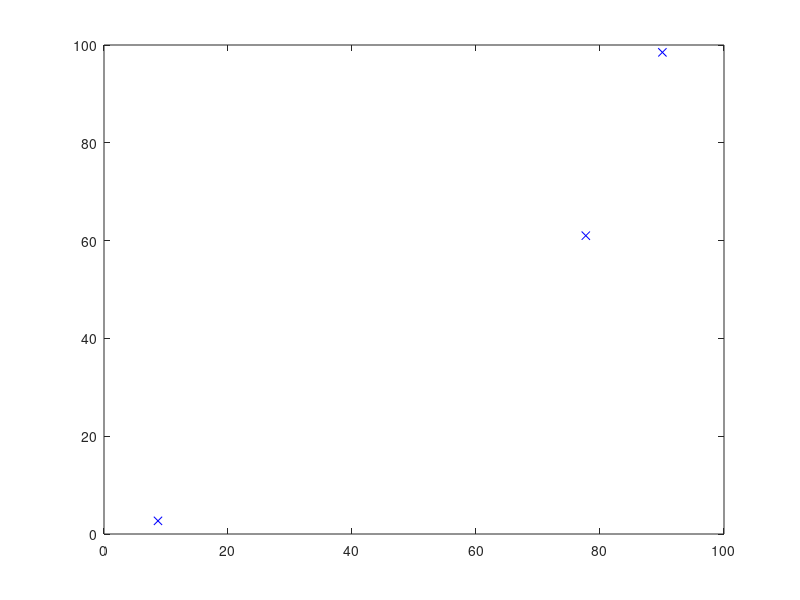

This chart was generated by the following MATLAB code: (Note: this script raises an error after producing the figure.)
clc
clear

points = rand(3,2)*100;
figure
plot(points(:,1),points(:,2),'bx')
hold on

[r,x,y] = smallest_circle_passing_3p(points(1,:),points(2,:),points(3,:));
rectangle('Position',[x-r,y-r,2*r,2*r],'Curvature',[1,1],'linewidth',1,'EdgeColor', 'r'),axis equal
[r,x,y] = circle_2p([0 0],[2 2]);
rectangle('Position',[x-r,y-r,2*r,2*r],'Curvature',[1,1],'linewidth',1,'EdgeColor', 'y'),axis equal